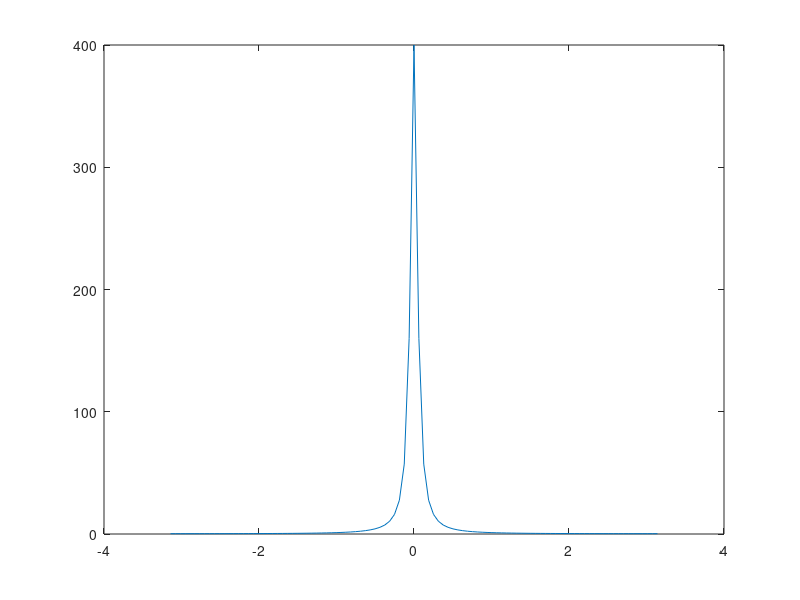

Source code (MATLAB):
% MATLAB script for Illustrative Problem 2.8. 
clear
delta_w=2*pi/100;
w=-pi:delta_w:pi;           % one period of Sy
Sy=1./(1.9025-1.9*cos(w));
% Plotting command follows.
plot(w,Sy);
